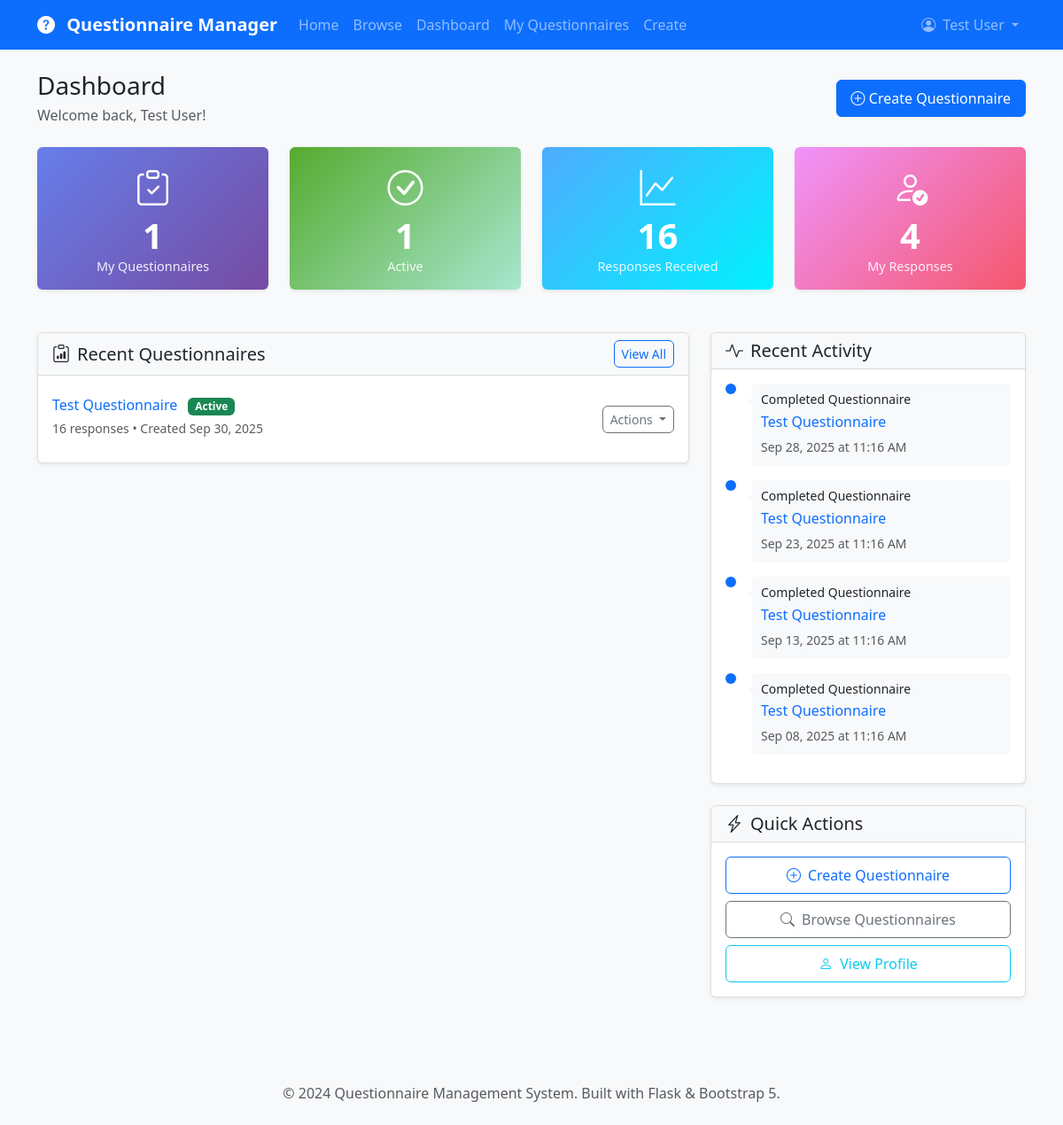
/dashboard (signed in), run on the app's committed database.
### app/models.py (models this page shows, shortened)
class User(UserMixin, db.Model):
    __tablename__ = 'users'
    id = db.Column(db.Integer, primary_key=True)
    username = db.Column(db.String(64), index=True, unique=True, nullable=False)
    email = db.Column(db.String(120), index=True, unique=True, nullable=False)
    password_hash = db.Column(db.String(128))
    first_name = db.Column(db.String(64))
    last_name = db.Column(db.String(64))
    role = db.Column(db.String(20), default='user')  # user, admin
    is_active = db.Column(db.Boolean, default=True)
    created_at = db.Column(db.DateTime, index=True, default=datetime.utcnow)
    last_login = db.Column(db.DateTime)
    created_questionnaires = db.relationship('Questionnaire', foreign_keys='Questionnaire.creator_id',
                                           backref='creator', lazy='dynamic', cascade='all, delete-orphan')
    responses = db.relationship('Response', backref='user', lazy='dynamic', cascade='all, delete-orphan')
    def get_full_name(self):
        if self.first_name and self.last_name:
            return f"{self.first_name} {self.last_name}"
        return self.username
    def is_admin(self):
        return self.role == 'admin'

class Questionnaire(db.Model):
    __tablename__ = 'questionnaires'
    id = db.Column(db.Integer, primary_key=True)
    title = db.Column(db.String(200), nullable=False)
    description = db.Column(db.Text)
    creator_id = db.Column(db.Integer, db.ForeignKey('users.id'), nullable=False)
    is_active = db.Column(db.Boolean, default=True)
    allow_anonymous = db.Column(db.Boolean, default=False)
    multiple_submissions = db.Column(db.Boolean, default=False)
    created_at = db.Column(db.DateTime, index=True, default=datetime.utcnow)
    updated_at = db.Column(db.DateTime, default=datetime.utcnow, onupdate=datetime.utcnow)
    questions = db.relationship('Question', backref='questionnaire', lazy='dynamic',
                              cascade='all, delete-orphan', order_by='Question.order')
    responses = db.relationship('Response', backref='questionnaire', lazy='dynamic',
                              cascade='all, delete-orphan')
    def get_total_responses(self):
        return self.responses.filter_by(is_complete=True).count()

class Response(db.Model):
    __tablename__ = 'responses'
    id = db.Column(db.Integer, primary_key=True)
    questionnaire_id = db.Column(db.Integer, db.ForeignKey('questionnaires.id'), nullable=False)
    user_id = db.Column(db.Integer, db.ForeignKey('users.id'), nullable=True)  # Nullable for anonymous
    session_id = db.Column(db.String(255))  # For anonymous users
    is_complete = db.Column(db.Boolean, default=False)
    submitted_at = db.Column(db.DateTime, index=True, default=datetime.utcnow)
    updated_at = db.Column(db.DateTime, default=datetime.utcnow, onupdate=datetime.utcnow)
    answers = db.relationship('Answer', backref='response', lazy='dynamic', cascade='all, delete-orphan')

### app/main/routes.py (the view)
@bp.route('/dashboard')
@login_required
def dashboard():
    user_questionnaires = current_user.created_questionnaires.order_by(desc(Questionnaire.created_at)).limit(5).all()
    user_responses = current_user.responses.order_by(desc(Response.submitted_at)).limit(5).all()
    stats = {
        'total_questionnaires': current_user.created_questionnaires.count(),
        'active_questionnaires': current_user.created_questionnaires.filter_by(is_active=True).count(),
        'total_responses_received': db.session.query(Response).join(Questionnaire).filter(
            Questionnaire.creator_id == current_user.id,
            Response.is_complete == True
        ).count(),
        'my_responses': current_user.responses.filter_by(is_complete=True).count()
    }
    return render_template('main/dashboard.html',
                         title='Dashboard',
                         user_questionnaires=user_questionnaires,
                         user_responses=user_responses,
                         stats=stats)

### app/models.py (called while the page is built)
@login_manager.user_loader
def load_user(user_id):
    return User.query.get(int(user_id))

### app/templates/main/dashboard.html (shortened to what this page needs)
{% extends "base.html" %}
{% block content %}
<div class="d-flex justify-content-between align-items-center mb-4">
    <div>
        <h1 class="h3 mb-1">Dashboard</h1>
        <p class="text-muted mb-0">Welcome back, {{ current_user.get_full_name() }}!</p>
    </div>
    <div>
        <a href="{{ url_for('main.create_questionnaire') }}" class="btn btn-primary">
            <i class="bi bi-plus-circle"></i> Create Questionnaire
        </a>
    </div>
</div>
<div class="row mb-4">
    <div class="col-lg-3 col-md-6 mb-4">
        <div class="card stat-card h-100">
            <div class="card-body text-center">
                <i class="bi bi-clipboard-check fs-1 mb-3"></i>
                <h3 class="stat-number">{{ stats.total_questionnaires }}</h3>
                <p class="stat-label">My Questionnaires</p>
            </div>
        </div>
    </div>
    <div class="col-lg-3 col-md-6 mb-4">
        <div class="card stat-card success h-100">
            <div class="card-body text-center">
                <i class="bi bi-check-circle fs-1 mb-3"></i>
                <h3 class="stat-number">{{ stats.active_questionnaires }}</h3>
                <p class="stat-label">Active</p>
            </div>
        </div>
    </div>
    <div class="col-lg-3 col-md-6 mb-4">
        <div class="card stat-card info h-100">
            <div class="card-body text-center">
                <i class="bi bi-graph-up fs-1 mb-3"></i>
                <h3 class="stat-number">{{ stats.total_responses_received }}</h3>
                <p class="stat-label">Responses Received</p>
            </div>
        </div>
    </div>
    <div class="col-lg-3 col-md-6 mb-4">
        <div class="card stat-card warning h-100">
            <div class="card-body text-center">
                <i class="bi bi-person-check fs-1 mb-3"></i>
                <h3 class="stat-number">{{ stats.my_responses }}</h3>
                <p class="stat-label">My Responses</p>
            </div>
        </div>
    </div>
</div>
<div class="row">
    <div class="col-lg-8 mb-4">
        <div class="card">
            <div class="card-header d-flex justify-content-between align-items-center">
                <h5 class="card-title mb-0">
                    <i class="bi bi-clipboard-data me-2"></i>Recent Questionnaires
                </h5>
                <a href="{{ url_for('main.my_questionnaires') }}" class="btn btn-sm btn-outline-primary">
                    View All
                </a>
            </div>
            <div class="card-body">
                {% if user_questionnaires %}
                    <div class="list-group list-group-flush">
                        {% for questionnaire in user_questionnaires %}
                            <div class="list-group-item d-flex justify-content-between align-items-center px-0">
                                <div>
                                    <h6 class="mb-1">
                                        <a href="{{ url_for('main.view_questionnaire', id=questionnaire.id) }}"
                                           class="text-decoration-none">
                                            {{ questionnaire.title }}
                                        </a>
                                        {% if questionnaire.is_active %}
                                            <span class="badge bg-success ms-2">Active</span>
                                        {% else %}
                                            <span class="badge bg-secondary ms-2">Inactive</span>
                                        {% endif %}
                                    </h6>
                                    <p class="mb-1 text-muted small">
                                        {{ questionnaire.get_total_responses() }} responses •
                                        Created {{ questionnaire.created_at.strftime('%b %d, %Y') }}
                                    </p>
                                </div>
                                <div class="dropdown">
                                    <button class="btn btn-sm btn-outline-secondary dropdown-toggle"
                                            data-bs-toggle="dropdown">
                                        Actions
                                    </button>
                                </div>
                            </div>
                        {% endfor %}
                    </div>
                {% endif %}
            </div>
        </div>
    </div>
    <div class="col-lg-4 mb-4">
        <div class="card">
            <div class="card-header">
                <h5 class="card-title mb-0">
                    <i class="bi bi-activity me-2"></i>Recent Activity
                </h5>
            </div>
            <div class="card-body">
                {% if user_responses %}
                    <div class="timeline">
                        {% for response in user_responses %}
                            <div class="timeline-item mb-3">
                                <div class="timeline-marker bg-primary"></div>
                                <div class="timeline-content">
                                    <h6 class="mb-1 small">Completed Questionnaire</h6>
                                    <p class="mb-1">
                                        <a href="{{ url_for('main.view_questionnaire', id=response.questionnaire.id) }}"
                                           class="text-decoration-none">
                                            {{ response.questionnaire.title }}
                                        </a>
                                    </p>
                                    <small class="text-muted">
                                        {{ response.submitted_at.strftime('%b %d, %Y at %I:%M %p') }}
                                    </small>
                                </div>
                            </div>
                        {% endfor %}
                    </div>
                {% else %}
                    <div class="text-center py-4">
                        <i class="bi bi-clock-history text-muted" style="font-size: 2rem;"></i>
                        <p class="text-muted mt-2 mb-0">No recent activity</p>
                    </div>
                {% endif %}
            </div>
        </div>
        <div class="card mt-4">
            <div class="card-header">
                <h5 class="card-title mb-0">
                    <i class="bi bi-lightning-charge me-2"></i>Quick Actions
                </h5>
            </div>
            <div class="card-body">
                <div class="d-grid gap-2">
                    <a href="{{ url_for('main.create_questionnaire') }}" class="btn btn-outline-primary">
                        <i class="bi bi-plus-circle me-2"></i>Create Questionnaire
                    </a>
                    <a href="{{ url_for('main.questionnaires') }}" class="btn btn-outline-secondary">
                        <i class="bi bi-search me-2"></i>Browse Questionnaires
                    </a>
                    <a href="{{ url_for('auth.profile') }}" class="btn btn-outline-info">
                        <i class="bi bi-person me-2"></i>View Profile
                    </a>
                </div>
            </div>
        </div>
    </div>
</div>
{% endblock %}

### app/templates/base.html (shortened to what this page needs)
<!DOCTYPE html>
<html lang="en">
<head>
    <link href="https://cdn.jsdelivr.net/npm/bootstrap@5.3.0/dist/css/bootstrap.min.css" rel="stylesheet">
    <link rel="stylesheet" href="https://cdn.jsdelivr.net/npm/bootstrap-icons@1.10.0/font/bootstrap-icons.css">
    <link href="{{ url_for('static', filename='css/custom.css') }}" rel="stylesheet">
</head>
<body>
    <nav class="navbar navbar-expand-lg navbar-dark bg-primary">
        <div class="container">
            <a class="navbar-brand" href="{{ url_for('main.index') }}">
                <i class="bi bi-question-circle-fill me-2"></i>
                Questionnaire Manager
            </a>
            <div class="collapse navbar-collapse" id="navbarNav">
                <ul class="navbar-nav me-auto">
                    <li class="nav-item">
                        <a class="nav-link" href="{{ url_for('main.index') }}">Home</a>
                    </li>
                    <li class="nav-item">
                        <a class="nav-link" href="{{ url_for('main.questionnaires') }}">Browse</a>
                    </li>
                    {% if current_user.is_authenticated %}
                        <li class="nav-item">
                            <a class="nav-link" href="{{ url_for('main.dashboard') }}">Dashboard</a>
                        </li>
                        <li class="nav-item">
                            <a class="nav-link" href="{{ url_for('main.my_questionnaires') }}">My Questionnaires</a>
                        </li>
                        <li class="nav-item">
                            <a class="nav-link" href="{{ url_for('main.create_questionnaire') }}">Create</a>
                        </li>
                    {% endif %}
                </ul>
                <ul class="navbar-nav">
                    {% if current_user.is_authenticated %}
                        <li class="nav-item dropdown">
                            <a class="nav-link dropdown-toggle" href="#" role="button" data-bs-toggle="dropdown">
                                <i class="bi bi-person-circle me-1"></i>
                                {{ current_user.get_full_name() }}
                            </a>
                        </li>
                    {% endif %}
                </ul>
            </div>
        </div>
    </nav>
    <main class="container mt-4">
        {% block content %}{% endblock %}
    </main>
    <footer class="bg-light text-center py-4 mt-5">
        <div class="container">
            <p class="text-muted mb-0">
                &copy; 2024 Questionnaire Management System.
                Built with Flask & Bootstrap 5.
            </p>
        </div>
    </footer>
</body>
</html>

### app/static/css/custom.css (style rules this page uses)
:root { --primary-color: #0d6efd; --secondary-color: #6c757d; --success-color: #198754; --danger-color: #dc3545; --warning-color: #ffc107; --info-color: #0dcaf0; }
body { font-family: 'Segoe UI', Tahoma, Geneva, Verdana, sans-serif; background-color: #f8f9fa; }
.navbar-brand { font-weight: 600; }
.card { box-shadow: 0 0.125rem 0.25rem rgba(0, 0, 0, 0.075); border: 1px solid rgba(0, 0, 0, 0.125); transition: box-shadow 0.15s ease-in-out; }
.card-header { background-color: #f8f9fa; border-bottom: 1px solid rgba(0, 0, 0, 0.125); font-weight: 600; }
.stat-card { background: linear-gradient(135deg, #667eea 0%, #764ba2 100%); color: white; border: none; }
.stat-card.success { background: linear-gradient(135deg, #56ab2f 0%, #a8e6cf 100%); }
.stat-card.warning { background: linear-gradient(135deg, #f093fb 0%, #f5576c 100%); }
.stat-card.info { background: linear-gradient(135deg, #4facfe 0%, #00f2fe 100%); }
.stat-number { font-size: 2.5rem; font-weight: 700; margin-bottom: 0; }
.stat-label { font-size: 0.9rem; opacity: 0.9; margin-bottom: 0; }
.btn { border-radius: 0.375rem; font-weight: 500; padding: 0.5rem 1rem; transition: all 0.15s ease-in-out; }
.btn-primary { background-color: var(--primary-color); border-color: var(--primary-color); }
.btn-sm { padding: 0.25rem 0.5rem; font-size: 0.875rem; }

### app/templates/main/dashboard.html (style rules this page uses)
.timeline { position: relative; }
.timeline-item { position: relative; padding-left: 30px; }
.timeline-marker { position: absolute; left: 0; top: 0; width: 12px; height: 12px; border-radius: 50%; }
.timeline-content { background: #f8f9fa; padding: 10px; border-radius: 5px; position: relative; }
.timeline-content::before { content: ''; position: absolute; left: -8px; top: 15px; border: 4px solid transparent; border-right-color: #f8f9fa; }

### data on the page
User: get_full_name "Test User"
Questionnaire: title "Test Questionnaire", is_active "Active", get_total_responses "16", created_at "Sep 30, 2025"
Response: questionnaire "Test Questionnaire", submitted_at "Sep 28, 2025 at 11:16 AM"
Response: questionnaire "Test Questionnaire", submitted_at "Sep 23, 2025 at 11:16 AM"
Response: questionnaire "Test Questionnaire", submitted_at "Sep 13, 2025 at 11:16 AM"
Response: questionnaire "Test Questionnaire", submitted_at "Sep 08, 2025 at 11:16 AM"

### other printed values
{{ stats.total_questionnaires }} "1"
{{ stats.active_questionnaires }} "1"
{{ stats.total_responses_received }} "16"
{{ stats.my_responses }} "4"
